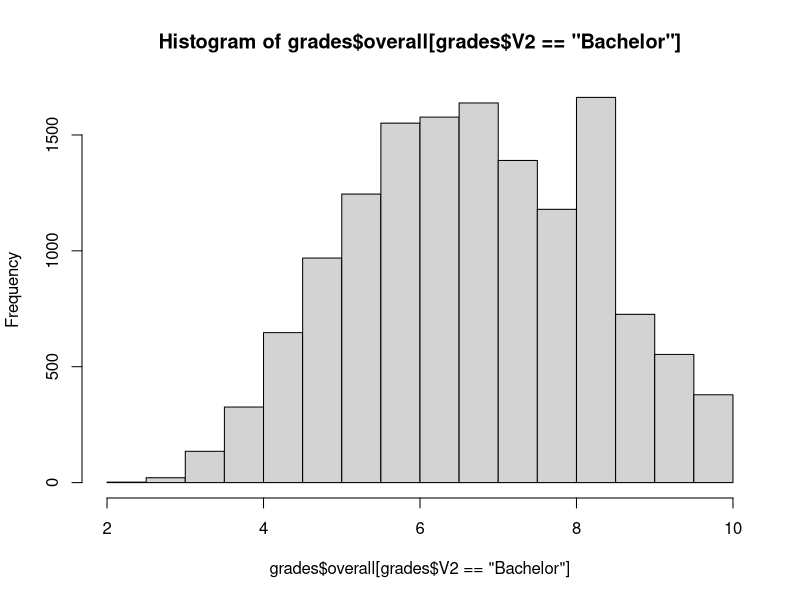
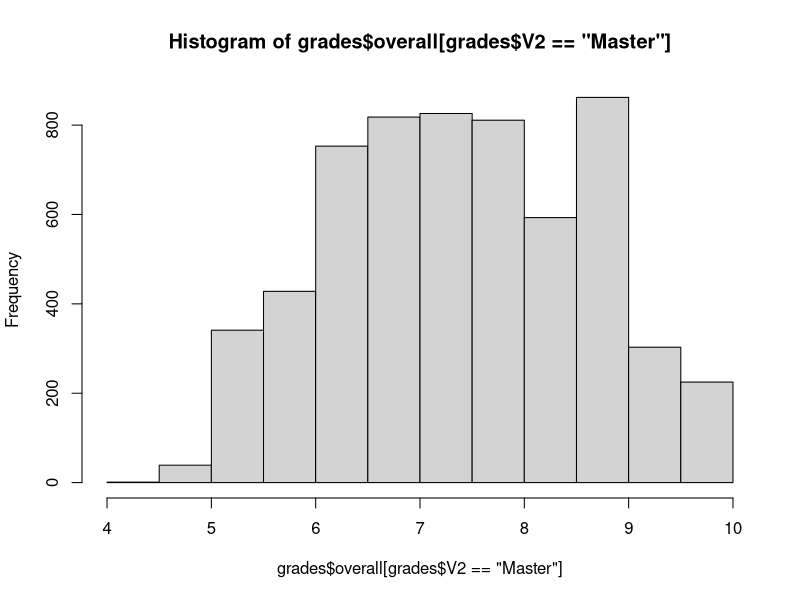
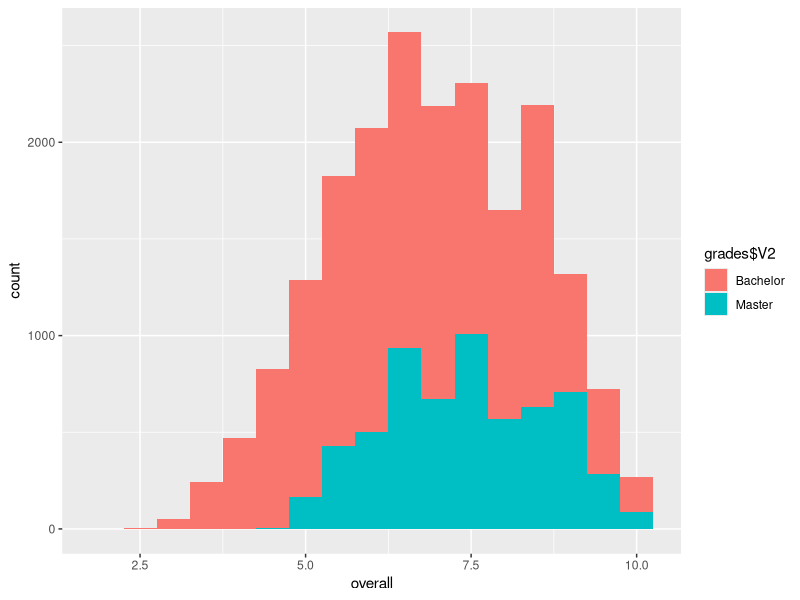

The R source for these figures, in order: (Note: this script raises an error after producing the figures.)
# sampling some data for student grades
# Peter Lugtig, copyright 2017
# Questions: p.lugtig@uu.nl
# last update\: 12-09-2019

###################################################

#clean workspace, libraries
rm(list=ls(all=TRUE))
require(MASS) #for sampling multivariate normal distribution
require(sampling) # for sampling
require(survey) # for design weights and corrections
se <- function(x) sd(x)/sqrt(length(x)) # standard error function

######################################################

# build some population data

# generate BA degrees
#?set.seed
set.seed(11) # to make sure results are consistent in population
overall <- as.numeric(4+rpois(n=14000,lambda=2.8)+mvrnorm(n=14000,0,0.3))
overall[overall>10] <- 8.5
overallBA <-as.data.frame(overall)
overallBA[,2] <- "Bachelor"
# generate MA degrees
set.seed(11)
overall <- as.numeric(5.5+rpois(n=6000,lambda=2.0)+mvrnorm(n=6000,0,0.1))
overall[overall>10] <- 9
overallMA <-as.data.frame(overall)
overallMA[,2] <- "Master"

#merge the BAchelor and master numbers
grades <- rbind(overallBA,overallMA)
grades$id <- 1:20000
hist(grades$overall[grades$V2=="Bachelor"]) #just a graph to see it went ok
hist(grades$overall[grades$V2=="Master"])
require(ggplot2) # for a nice(r) plot
ggplot(grades, aes(overall,fill=grades$V2)) +
  geom_histogram(binwidth=.5)

# compute population means and variances
mean(grades$overall[grades$V2=="Bachelor"])   # 6.69
mean(grades$overall[grades$V2=="Master"])     # 7.41
var(grades$overall[grades$V2=="Bachelor"])    # 2.36
var(grades$overall[grades$V2=="Master"])      # 1.49
var(grades$overall)                           # 2.20
mean(grades$overall)                          # 6.91
se(grades$overall)                            # .01049

#####################################################################

# 1. First SRS sampling (always without replacement from now)
# this part can be skipped, this code is copied from week Simple Random Sampling

# Determine how many experiments? (nrep) and how large should sample be (nrows)

nrep <- 10000 # do X experiments
nrows <- 1000# each with n draws from the popuylation of students (we will use 1000)
popsize <- 20000

#################################
#1. simulation without replacement using SRS (this will serve as a benchmark to evaluate other survey designs)

# create  empty dataframe to store the results
datasim1 <- data.frame(matrix(ncol = nrep, nrow = popsize)) # for without replacement
# we want to indicate for every person in population whether he/she will be sampled
# NOTE: the study below takes about 2 min to run. Set nrep lower to be done quicker

set.seed(11) # starting position to make sure we use the same 'random' starting value 
for  (i in 1:ncol(datasim1)){ # loop over columns
  datasim1[i] <- srswor(nrows,popsize) * grades$overall  #srswor results in 0/1, so can be used by multiply
}
errorWO <- colSums(datasim1)/nrows - mean(grades$overall) # sum of sampled cases divided by sample size to get sample mean
# now some descriptives
hist(errorWO) 
mean(errorWO)*100 # multiplied by hundred because number is expected to be small # .022
var(errorWO) #.00213
se(errorWO)  #.000461

##########################################################################
# 1. First SRS sampling (always without replacement from now)
# this part can be skipped, this code is copied from week Simple Random Sampling

# Determine how many experiments? (nrep) and how large should sample be (nrows)

nrep <- 10000 # do X experiments
nrows <- 1000# each with n draws from the popuylation of students (we will use 1000)
popsize <- 20000

############################################
# 2. now use a stratified sample 

# first using the same setup as for SRS, implying samples sizes of 700 and 300
# This is a stratified sample "Proportional to size"

popsize1 <- 14000
popsize2 <- 6000
sample1 <- 700
sample2 <-300
nrep=10000

# stratified with equal prob
datasimstrat3 <- data.frame(matrix(ncol = nrep, nrow = popsize1)) # 
datasimstrat4 <- data.frame(matrix(ncol = nrep, nrow = popsize2)) # 

set.seed(11) # starting position to make sure we use the same 'random' starting value 
for  (i in 1:ncol(datasimstrat3)){ # loop over columns
  datasimstrat3[i] <- srswor(sample1,popsize1) * grades$overall[grades$V2=="Bachelor"]  # select only BA from populatioin
}
set.seed(11) # starting position to make sure we use the same 'random' starting value 
for  (i in 1:ncol(datasimstrat4)){ # loop over columns
  datasimstrat4[i] <- srswor(sample2,popsize2) * grades$overall[grades$V2=="Master"]  # select only master students
}

datasimstratequal <- rbind(datasimstrat3,datasimstrat4) # putting the simulations back together
errorstratequal <- colSums(datasimstratequal)/(sample1+sample2) - mean(grades$overall) # sum of sampled cases divided by sample size to get sample mean
# now some descriptives
hist(errorstratequal) 
mean(errorstratequal)*100 # bias = .018 (so fine!)
var(errorstratequal)  #.00199 (.000182)
se(errorstratequal)   # .000446



############################################
# 3. now a simulation where things go wrong

# We will oversample students from the Master group. We can do this if we want to have a sufifcient sample size 
# for master students for example. But there will be adverse effects on the s.e. of the total estimate

popsize1 <- 14000
popsize2 <- 6000
sample1 <- 500 # same precision in both strata
sample2 <-500 # same precision in both strata
nrep=10000

# stratified with equal prob
datasimstrat5 <- data.frame(matrix(ncol = nrep, nrow = popsize1)) # 
datasimstrat6 <- data.frame(matrix(ncol = nrep, nrow = popsize2)) # 

set.seed(11) # starting position to make sure we use the same 'random' starting value 
for  (i in 1:ncol(datasimstrat5)){ # loop over columns
  datasimstrat5[i] <- srswor(sample1,popsize1) * grades$overall[grades$V2=="Bachelor"]  # select only BA from populatioin
}
set.seed(11) # starting position to make sure we use the same 'random' starting value 
for  (i in 1:ncol(datasimstrat6)){ # loop over columns
  datasimstrat6[i] <- srswor(sample2,popsize2) * grades$overall[grades$V2=="Master"]  # select only master students
}

datasimstrat500 <- rbind(datasimstrat5,datasimstrat6) # putting the simulations back together
errorstrat500 <- colSums(datasimstratequal)/(sample1+sample2) - mean(grades$overall) # sum of sampled cases divided by sample size to get sample mean
# now some descriptives
hist(errorstrat500) 
mean(errorstrat500)*100 # bias = .018 (so fine!)
var(errorstrat500)  #.00199 (.000182)
se(errorstrat500)   # .000446

# why the bias here? We need to correct with weights ;-) (see syntax below)
# but we will need to weight every of the 1000 samples we generate, and combine results of the weighted samples.

# now, we need more information in every data frame 
# I therefore store the simulation as a list (a list of dataframes), and aggregate across the list
# I use the apply function to create a function, and then apply the function (lapply) to every element (=dataframe) on the lisyt

############################################################################################################################
grades[,4] <- NA

#  SIMULATION USING A LIST
nrep <-10000
# stratified with equal prob
datasimstrat <- rep(list(grades), times=nrep) #10000 times the grade dataframe 

stratify <- function(data, sample1,sample2, popsize1,popsize2) {
  data1 <- subset(data, V2=="Bachelor")
  data2 <- subset(data, V2=="Master")
  data1[,5] <- NA
  data1[,5] <- srswor(sample1,popsize1) # srs among BA students
  data2[,5] <- NA
  data2[,5] <- srswor(sample2,popsize2) # srs among BA students
   # total weights
  data1[,6] <- (1/(sample1/popsize1))
  data2[,6] <- (1/(sample2/popsize2))
  data1[,7] <- popsize1 #popsize1
  data2[,7] <- popsize2
  data <- rbind(data1,data2)
  # sampling (design) weights
  data[,8] <- data[,6]/20 # mean weight (1 in 20 students gets selected)
  data[,9] <- rep(1:20000)
  data[,10] <- popsize1+popsize2
  gradesequal <- subset(data, V5==1)
  stra1 <- svydesign(ids=gradesequal$V9,strata=~gradesequal$V2, fpc = ~gradesequal$V7,data=gradesequal)
  #stratmean <- svymean(~gradesequal$overall, design=stra1,deff=T) 
  stratmean <- svymean(~gradesequal$overall, design=stra1,deff=T) 
  stratmeanB <- svymean(~overall, subset(stra1, V2=="Bachelor")) 
  stratmeanM <- svymean(~overall, subset(stra1, V2=="Master")) 
  print(list(stratmean,SE(stratmean),deff(stratmean),stratmeanB,stratmeanM)) # overall mean, and subgroup means
}

# now use three scenarios
# 1. using equal probabilities (700/300 in sample)

result <- lapply(datasimstrat,stratify,sample1=700,sample2=300,popsize1=14000,popsize2=6000) 
# or save the list and do analyses
resulteq <- data.frame(matrix(unlist(result), nrow=length(result), byrow=T))
resulteq[,6] <- resulteq[,1] - mean(grades$overall) 
colnames(resulteq) <- c("mean","se", "DEFF","meanS1","meanS2", "error")
hist(resulteq[,6])
mean(resulteq[,6])*100 # bias =.035 so unbiased
var(resulteq[,6])  #.00198
se(resulteq[,6])
# design effect
hist(resulteq[,3])
mean(resulteq[,3]) #DEFF = .95

# variances errors for subsamples
var(resulteq[,4]) # bachelor: .0031
var(resulteq[,5]) # master:   .0047

# 2. using 500 in each stratum (500/500)
result <- lapply(datasimstrat,stratify,sample1=500,sample2=500,popsize1=14000,popsize2=6000) 
# ow do analyses
resultsame <- data.frame(matrix(unlist(result), nrow=length(result), byrow=T))
resultsame[,6] <- resultsame[,1] - mean(grades$overall) 
colnames(resulteq) <- c("mean","se", "DEFF","meanS1","meanS2", "error")
hist(resultsame[,6])
mean(resultsame[,6])*100 # bias =.0028 so unbiased
var(resultsame[,6])  #.00248
se(resultsame[,6]) #.00498

# design effect
hist(resultsame[,3])
mean(resultsame[,3]) #DEFF = 1.18

# variances errors for subsamples
var(resultsame[,4]) # bachelor:
var(resultsame[,5]) # master:

# 3. using Neyman allocation (797/203)
result <- lapply(datasimstrat,stratify,sample1=797,sample2=203,popsize1=14000,popsize2=6000) 
# ow do analyses
resultney <- data.frame(matrix(unlist(result), nrow=length(result), byrow=T))
resultney[,6] <- resultney[,1] - mean(grades$overall) 
colnames(resulteq) <- c("mean","se", "DEFF","meanS1","meanS2", "error")
hist(resultney[,6])
mean(resultney[,6])*100 # bias =-.0087
var(resultney[,6])  #.001932
se(resultney[,6])

# design effect
hist(resultney[,3])
mean(resultney[,3]) #DEFF = .95

# variances errors for subsamples
var(resultney[,4]) # bachelor:
var(resultney[,5]) # master:


##############################################
# compute design effects  by hand

# 1. normal strat vs SRS
(se(resulteq[,6])^2)/(se(errorWO)^2) # design effect = .95
# 2.same group sizes vs SRS
se(resultsame[,6])^2/se(errorWO)^2 # design effect = 1.20
# 1. normal strat vs SRS
se(resultney[,6])^2/se(errorWO)^2 # design effect = .96 #hmm, small difference here due to ouliers in Neyman allocation

################################################################################################


# you can also compute this by hand (if you are like sado-masochistic) as follows:
# First the survey package (just with one sample) and 500/500

gradesBA <- grades[grades$V2=="Bachelor",]
gradesMA <- grades[grades$V2=="Master",]
gradesBA[,5] <- srswor(500,nrow(gradesBA))
gradesMA[,5] <- srswor(500,nrow(gradesMA))
stra1 <- grades[gradesBA$V5==1,]
stra2 <- grades[gradesMA$V5==1,]
stra1$fpc <- nrow(gradesBA)
stra2$fpc <- nrow(gradesMA)
stra2 <- grades[gradesMA$V6==1,]
datastra1 <- rbind(stra1,stra2)

# now verufy this with hand caalculations
## use formulas:
## estimate mean
meanstrat <- 14000/(14000+6000)*mean(datastra1$overall[datastra1$V2=="Bachelor"]) +
  6000/(14000+6000)*mean(datastra1$overall[datastra1$V2=="Master"])
meanstrat-mean(grades$overall) ## 0.011 (correct)

## standard error
varstrat <- (14000/(14000+6000))**2*(1-500/14000)*var(datastra1$overall[datastra1$V2=="Bachelor"])/(500) +
  (6000/(14000+6000))**2*(1-500/6000)*var(datastra1$overall[datastra1$V2=="Master"])/(500)
sqrt(varstrat) ## 0.0510
